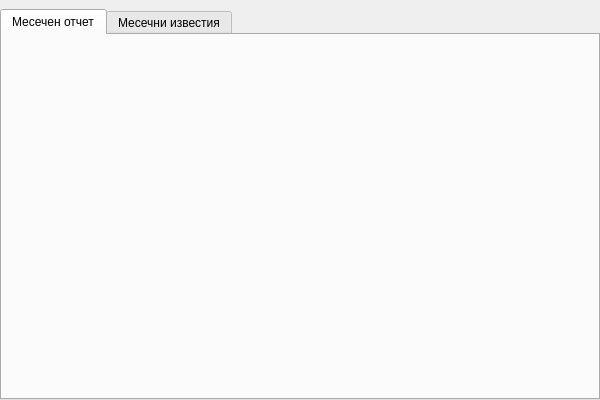
<?xml version="1.0" encoding="UTF-8"?>
<ui version="4.0">
 <class>PisDialogClass</class>
 <widget class="QDialog" name="PisDialogClass">
  <property name="geometry">
   <rect>
    <x>0</x>
    <y>0</y>
    <width>600</width>
    <height>400</height>
   </rect>
  </property>
  <property name="windowTitle">
   <string>PisDialog</string>
  </property>
  <layout class="QVBoxLayout" name="verticalLayout">
   <property name="leftMargin">
    <number>0</number>
   </property>
   <property name="topMargin">
    <number>9</number>
   </property>
   <property name="rightMargin">
    <number>0</number>
   </property>
   <property name="bottomMargin">
    <number>0</number>
   </property>
   <item>
    <widget class="QTabWidget" name="tabWidget">
     <property name="currentIndex">
      <number>0</number>
     </property>
     <widget class="ReportView" name="reportView">
      <attribute name="title">
       <string>Месечен отчет</string>
      </attribute>
      <layout class="QVBoxLayout" name="verticalLayout_2"/>
     </widget>
     <widget class="MonthNotifView" name="monthNotifView">
      <attribute name="title">
       <string>Месечни известия</string>
      </attribute>
      <layout class="QVBoxLayout" name="verticalLayout_3"/>
     </widget>
    </widget>
   </item>
  </layout>
 </widget>
 <layoutdefault spacing="6" margin="11"/>
 <customwidgets>
  <customwidget>
   <class>MonthNotifView</class>
   <extends>QWidget</extends>
   <header>MonthNotifView/MonthNotifView.h</header>
   <container>1</container>
  </customwidget>
  <customwidget>
   <class>ReportView</class>
   <extends>QWidget</extends>
   <header>ReportView/reportview.h</header>
   <container>1</container>
  </customwidget>
 </customwidgets>
 <resources/>
 <connections/>
</ui>
